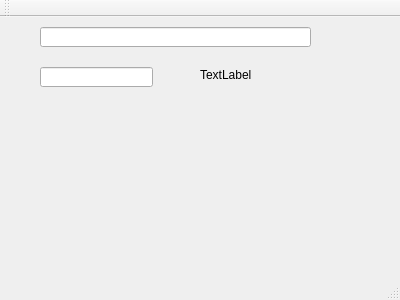
<?xml version="1.0" encoding="UTF-8"?>
<ui version="4.0">
 <class>MainWindow</class>
 <widget class="QMainWindow" name="MainWindow">
  <property name="geometry">
   <rect>
    <x>0</x>
    <y>0</y>
    <width>400</width>
    <height>300</height>
   </rect>
  </property>
  <property name="windowTitle">
   <string>MainWindow</string>
  </property>
  <widget class="QWidget" name="centralWidget">
   <widget class="QLineEdit" name="lineEdit">
    <property name="geometry">
     <rect>
      <x>40</x>
      <y>10</y>
      <width>271</width>
      <height>20</height>
     </rect>
    </property>
   </widget>
   <widget class="QLineEdit" name="lineEdit_2">
    <property name="geometry">
     <rect>
      <x>40</x>
      <y>50</y>
      <width>113</width>
      <height>20</height>
     </rect>
    </property>
   </widget>
   <widget class="QLabel" name="label">
    <property name="geometry">
     <rect>
      <x>200</x>
      <y>50</y>
      <width>111</width>
      <height>16</height>
     </rect>
    </property>
    <property name="text">
     <string>TextLabel</string>
    </property>
   </widget>
  </widget>
  <widget class="QMenuBar" name="menuBar">
   <property name="geometry">
    <rect>
     <x>0</x>
     <y>0</y>
     <width>400</width>
     <height>23</height>
    </rect>
   </property>
  </widget>
  <widget class="QToolBar" name="mainToolBar">
   <attribute name="toolBarArea">
    <enum>TopToolBarArea</enum>
   </attribute>
   <attribute name="toolBarBreak">
    <bool>false</bool>
   </attribute>
  </widget>
  <widget class="QStatusBar" name="statusBar"/>
 </widget>
 <layoutdefault spacing="6" margin="11"/>
 <resources/>
 <connections/>
</ui>
